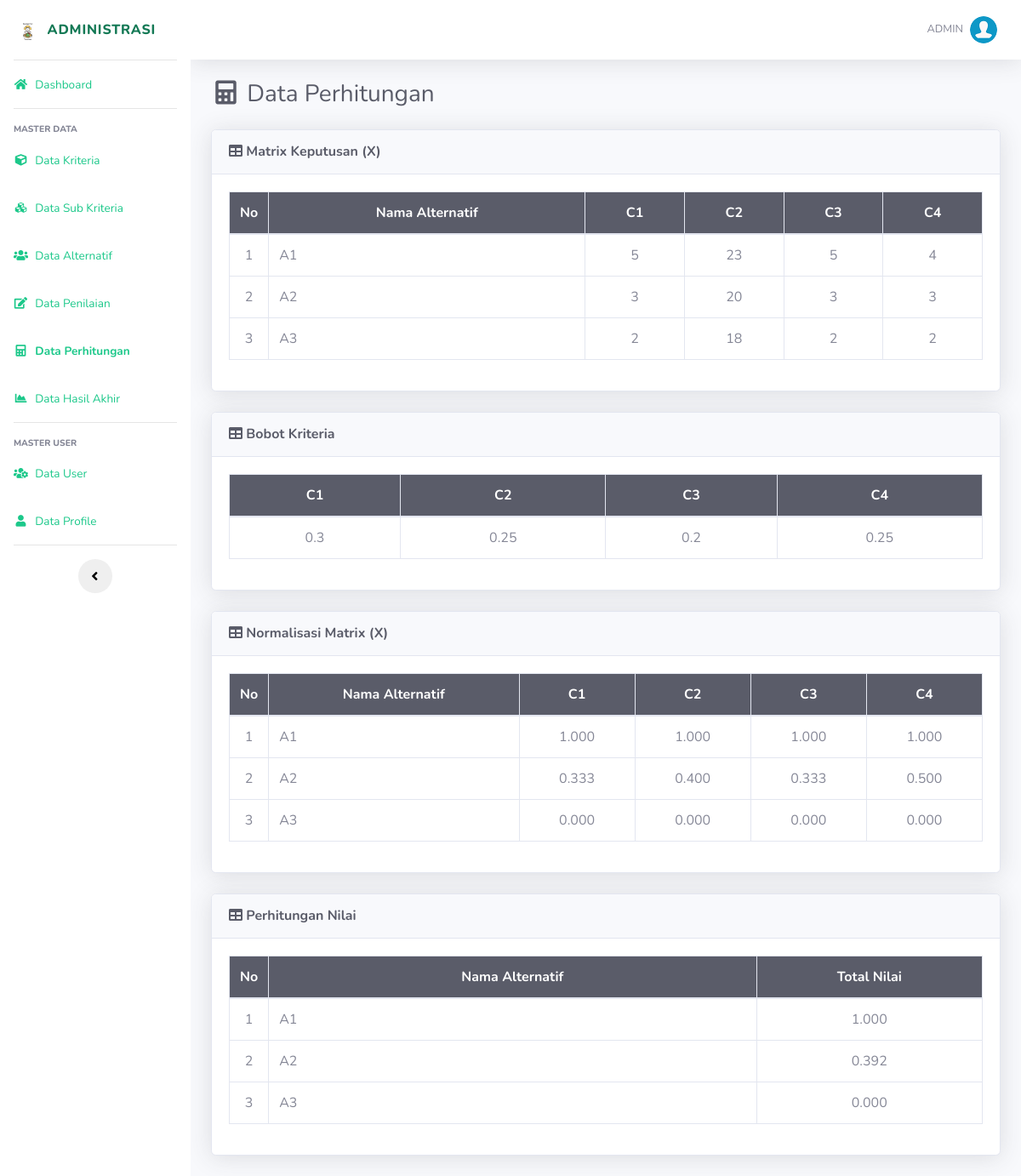
Page /perhitungan.php (signed in) on the committed database.
### tables this page shows
CREATE TABLE `kriteria` (
  `id_kriteria` int(11) NOT NULL,
  `kode_kriteria` varchar(10) NOT NULL,
  `nama` varchar(50) NOT NULL,
  `bobot` float NOT NULL,
  `ada_pilihan` tinyint(1) DEFAULT NULL
);

### includes/functions.php (called while the page is built, shortened)
<?php
function get_role() {
	if(isset($_SESSION['user_id']) && isset($_SESSION['role'])) {
		if($_SESSION['role'] == '1') {
			return 'admin';
		} else {
			return 'user';
		}
	} else {
		return false;
	}
}
?>

### perhitungan.php (the view, shortened to what this page needs)
<?php
require_once('includes/init.php');
$user_role = get_role();
if($user_role == 'admin') {
require_once('template/header.php');
mysqli_query($koneksi,"TRUNCATE TABLE hasil;");
$kriterias = array();
$q1 = mysqli_query($koneksi,"SELECT * FROM kriteria ORDER BY kode_kriteria ASC");
while($krit = mysqli_fetch_array($q1)){
	$kriterias[$krit['id_kriteria']]['id_kriteria'] = $krit['id_kriteria'];
	$kriterias[$krit['id_kriteria']]['kode_kriteria'] = $krit['kode_kriteria'];
	$kriterias[$krit['id_kriteria']]['nama'] = $krit['nama'];
	$kriterias[$krit['id_kriteria']]['bobot'] = $krit['bobot'];
	$kriterias[$krit['id_kriteria']]['ada_pilihan'] = $krit['ada_pilihan'];
}
$alternatifs = array();
$q2 = mysqli_query($koneksi,"SELECT * FROM alternatif");
while($alt = mysqli_fetch_array($q2)){
	$alternatifs[$alt['id_alternatif']]['id_alternatif'] = $alt['id_alternatif'];
	$alternatifs[$alt['id_alternatif']]['nama'] = $alt['nama'];
}
$matriks_x = array();
foreach($kriterias as $kriteria):
	foreach($alternatifs as $alternatif):
		$id_alternatif = $alternatif['id_alternatif'];
		$id_kriteria = $kriteria['id_kriteria'];
		if($kriteria['ada_pilihan']==1){
			$q4 = mysqli_query($koneksi,"SELECT sub_kriteria.nilai FROM penilaian JOIN sub_kriteria WHERE penilaian.nilai=sub_kriteria.id_sub_kriteria AND penilaian.id_alternatif='$alternatif[id_alternatif]' AND penilaian.id_kriteria='$kriteria[id_kriteria]'");
			$data = mysqli_fetch_array($q4);
			$nilai = $data['nilai'];
		}else{
			$q4 = mysqli_query($koneksi,"SELECT nilai FROM penilaian WHERE id_alternatif='$alternatif[id_alternatif]' AND id_kriteria='$kriteria[id_kriteria]'");
			$data = mysqli_fetch_array($q4);
			$nilai = $data['nilai'];
		}
		$matriks_x[$id_kriteria][$id_alternatif] = $nilai;
	endforeach;
endforeach;
$nilai_u = array();
foreach($kriterias as $kriteria):
	foreach($alternatifs as $alternatif):
		$id_alternatif = $alternatif['id_alternatif'];
		$id_kriteria = $kriteria['id_kriteria'];
		$nilai = $matriks_x[$id_kriteria][$id_alternatif];
		$nilai_max = @(max($matriks_x[$id_kriteria]));
		$nilai_min = @(min($matriks_x[$id_kriteria]));
		$u = ($nilai-$nilai_min)/($nilai_max-$nilai_min);
		$nilai_u[$id_kriteria][$id_alternatif] = $u;
	endforeach;
endforeach;
$perhitungan = array();
foreach($alternatifs as $alternatif):
	$nilai_total = 0;
	foreach($kriterias as $kriteria):
		$id_alternatif = $alternatif['id_alternatif'];
		$id_kriteria = $kriteria['id_kriteria'];
		$bobot = $kriteria['bobot'];
		$u = $nilai_u[$id_kriteria][$id_alternatif];
		$nilai_total += $bobot * $u;
	endforeach;
	$perhitungan[$alternatif['id_alternatif']]['id_alternatif'] = $alternatif['id_alternatif'];
	$perhitungan[$alternatif['id_alternatif']]['nama'] = $alternatif['nama'];
	$perhitungan[$alternatif['id_alternatif']]['nilai'] = $nilai_total;
endforeach;
?>
<div class="d-sm-flex align-items-center justify-content-between mb-4">
    <h1 class="h3 mb-0 text-gray-800"><i class="fas fa-fw fa-calculator"></i> Data Perhitungan</h1>
</div>
<div class="card shadow mb-4">
    <div class="card-header py-3">
        <h6 class="m-0 font-weight-bold text-dark"><i class="fa fa-table"></i> Matrix Keputusan (X)</h6>
    </div>
    <div class="card-body">
		<div class="table-responsive">
			<table class="table table-bordered" width="100%" cellspacing="0">
				<thead class="bg-dark text-white">
					<tr align="center">
						<th width="5%" rowspan="2">No</th>
						<th>Nama Alternatif</th>
						<?php foreach ($kriterias as $kriteria): ?>
							<th><?= $kriteria['kode_kriteria'] ?></th>
						<?php endforeach ?>
					</tr>
				</thead>
				<tbody>
					<?php
						$no=1;
						foreach ($alternatifs as $alternatif): ?>
					<tr align="center">
						<td><?= $no; ?></td>
						<td align="left"><?= $alternatif['nama'] ?></td>
						<?php
						foreach ($kriterias as $kriteria):
							$id_alternatif = $alternatif['id_alternatif'];
							$id_kriteria = $kriteria['id_kriteria'];
							echo '<td>';
							echo $matriks_x[$id_kriteria][$id_alternatif];
							echo '</td>';
						endforeach
						?>
					</tr>
					<?php
						$no++;
						endforeach
					?>
				</tbody>
			</table>
		</div>
	</div>
</div>
<div class="card shadow mb-4">
    <div class="card-header py-3">
        <h6 class="m-0 font-weight-bold text-dark"><i class="fa fa-table"></i> Bobot Kriteria</h6>
    </div>
    <div class="card-body">
		<div class="table-responsive">
			<table class="table table-bordered" width="100%" cellspacing="0">
				<thead class="bg-dark text-white">
					<tr align="center">
						<?php foreach ($kriterias as $kriteria): ?>
						<th><?= $kriteria['kode_kriteria'] ?></th>
						<?php endforeach ?>
					</tr>
				</thead>
				<tbody>
					<tr align="center">
						<?php
						foreach ($kriterias as $kriteria): ?>
						<td>
						<?php
						echo $kriteria['bobot'];
						?>
						</td>
						<?php endforeach ?>
					</tr>
				</tbody>
			</table>
		</div>
	</div>
</div>
<div class="card shadow mb-4">
    <div class="card-header py-3">
        <h6 class="m-0 font-weight-bold text-dark"><i class="fa fa-table"></i> Normalisasi Matrix (X)</h6>
    </div>
    <div class="card-body">
		<div class="table-responsive">
			<table class="table table-bordered" width="100%" cellspacing="0">
				<thead class="bg-dark text-white">
					<tr align="center">
						<th width="5%" rowspan="2">No</th>
						<th>Nama Alternatif</th>
						<?php foreach ($kriterias as $kriteria): ?>
							<th><?= $kriteria['kode_kriteria'] ?></th>
						<?php endforeach ?>
					</tr>
				</thead>
				<tbody>
					<?php
						$no=1;
						foreach ($alternatifs as $alternatif): ?>
					<tr align="center">
						<td><?= $no; ?></td>
						<td align="left"><?= $alternatif['nama'] ?></td>
						<?php
						foreach($kriterias as $kriteria):
							$id_alternatif = $alternatif['id_alternatif'];
							$id_kriteria = $kriteria['id_kriteria'];
							echo '<td>';
							echo number_format($nilai_u[$id_kriteria][$id_alternatif], 3);
							echo '</td>';
						endforeach;
						?>
					</tr>
					<?php
						$no++;
						endforeach
					?>
				</tbody>
			</table>
		</div>
	</div>
</div>
<div class="card shadow mb-4">
    <div class="card-header py-3">
        <h6 class="m-0 font-weight-bold text-dark"><i class="fa fa-table"></i> Perhitungan Nilai</h6>
    </div>
    <div class="card-body">
		<div class="table-responsive">
			<table class="table table-bordered" width="100%" cellspacing="0">
				<thead class="bg-dark text-white">
					<tr align="center">
						<th width="5%">No</th>
						<th>Nama Alternatif</th>
						<th width="30%">Total Nilai</th>
					</tr>
				</thead>
				<tbody>
					<?php
					$no=1;
					foreach($perhitungan as $alternatif ): ?>
						<tr align="center">
							<td><?php echo $no; ?></td>
							<td align="left"><?php echo $alternatif['nama']; ?></td>
							<td><?php echo number_format($alternatif['nilai'], 3); ?></td>
						</tr>
					<?php
					$no++;
					endforeach; ?>
				</tbody>
			</table>
		</div>
	</div>
</div>
<?php
require_once('template/footer.php');
}
else {
	header('Location: login.php');
}
?>

### rows in the picture
kriteria: kode_kriteria "C1", id_kriteria "5", id_kriteria "3", id_kriteria "2", bobot "0.3", id_kriteria "1.000", id_kriteria "0.333", id_kriteria "0.000"
kriteria: kode_kriteria "C2", id_kriteria "23", id_kriteria "20", id_kriteria "18", bobot "0.25", id_kriteria "1.000", id_kriteria "0.400", id_kriteria "0.000"
kriteria: kode_kriteria "C3", id_kriteria "5", id_kriteria "3", id_kriteria "2", bobot "0.2", id_kriteria "1.000", id_kriteria "0.333", id_kriteria "0.000"
kriteria: kode_kriteria "C4", id_kriteria "4", id_kriteria "3", id_kriteria "2", bobot "0.25", id_kriteria "1.000", id_kriteria "0.500", id_kriteria "0.000"

### other values in the picture
$_SESSION['username'] "ADMIN"
$alternatif['nama'] "A1"
$alternatif['nama'] "A2"
$alternatif['nama'] "A3"
$alternatif['nilai'] "1.000"
$alternatif['nilai'] "0.392"
$alternatif['nilai'] "0.000"
